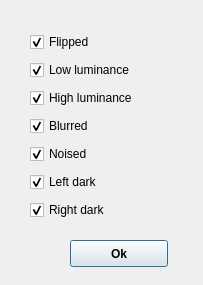
<?xml version="1.0" encoding="UTF-8"?>
<ui version="4.0">
 <class>SaveOptions</class>
 <widget class="QDialog" name="SaveOptions">
  <property name="geometry">
   <rect>
    <x>0</x>
    <y>0</y>
    <width>203</width>
    <height>285</height>
   </rect>
  </property>
  <property name="windowTitle">
   <string>Save options</string>
  </property>
  <property name="modal">
   <bool>true</bool>
  </property>
  <widget class="QPushButton" name="OkBtn">
   <property name="geometry">
    <rect>
     <x>70</x>
     <y>240</y>
     <width>98</width>
     <height>27</height>
    </rect>
   </property>
   <property name="font">
    <font>
     <weight>75</weight>
     <bold>true</bold>
    </font>
   </property>
   <property name="text">
    <string>Ok</string>
   </property>
  </widget>
  <widget class="QWidget" name="layoutWidget">
   <property name="geometry">
    <rect>
     <x>30</x>
     <y>30</y>
     <width>136</width>
     <height>192</height>
    </rect>
   </property>
   <layout class="QVBoxLayout" name="verticalLayout">
    <item>
     <widget class="QCheckBox" name="flipped">
      <property name="text">
       <string>Flipped</string>
      </property>
      <property name="checked">
       <bool>true</bool>
      </property>
     </widget>
    </item>
    <item>
     <widget class="QCheckBox" name="lowlum">
      <property name="text">
       <string>Low luminance</string>
      </property>
      <property name="checked">
       <bool>true</bool>
      </property>
     </widget>
    </item>
    <item>
     <widget class="QCheckBox" name="highlum">
      <property name="text">
       <string>High luminance</string>
      </property>
      <property name="checked">
       <bool>true</bool>
      </property>
     </widget>
    </item>
    <item>
     <widget class="QCheckBox" name="blurred">
      <property name="text">
       <string>Blurred</string>
      </property>
      <property name="checked">
       <bool>true</bool>
      </property>
     </widget>
    </item>
    <item>
     <widget class="QCheckBox" name="noised">
      <property name="text">
       <string>Noised</string>
      </property>
      <property name="checked">
       <bool>true</bool>
      </property>
     </widget>
    </item>
    <item>
     <widget class="QCheckBox" name="leftdark">
      <property name="text">
       <string>Left dark</string>
      </property>
      <property name="checked">
       <bool>true</bool>
      </property>
     </widget>
    </item>
    <item>
     <widget class="QCheckBox" name="rightdark">
      <property name="text">
       <string>Right dark</string>
      </property>
      <property name="checked">
       <bool>true</bool>
      </property>
     </widget>
    </item>
   </layout>
  </widget>
 </widget>
 <resources/>
 <connections/>
</ui>
